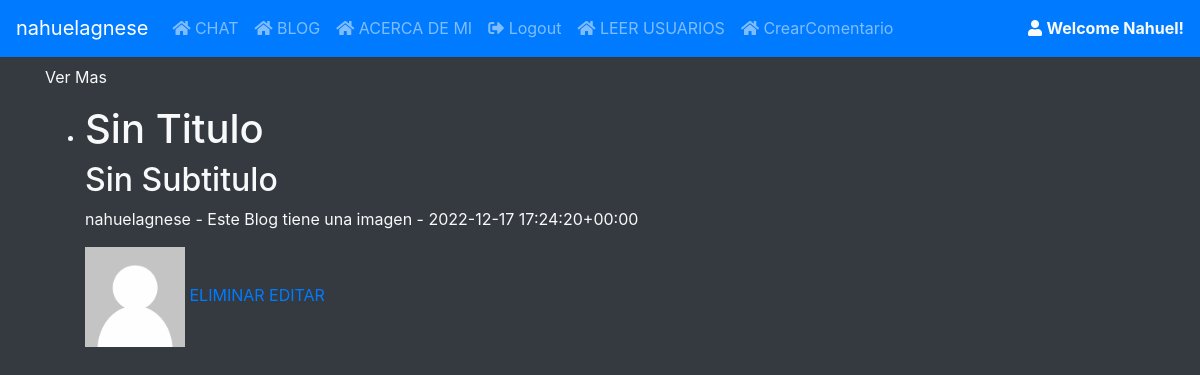
The page /leerMasBlog/2 (signed in) on the database as committed earlier.
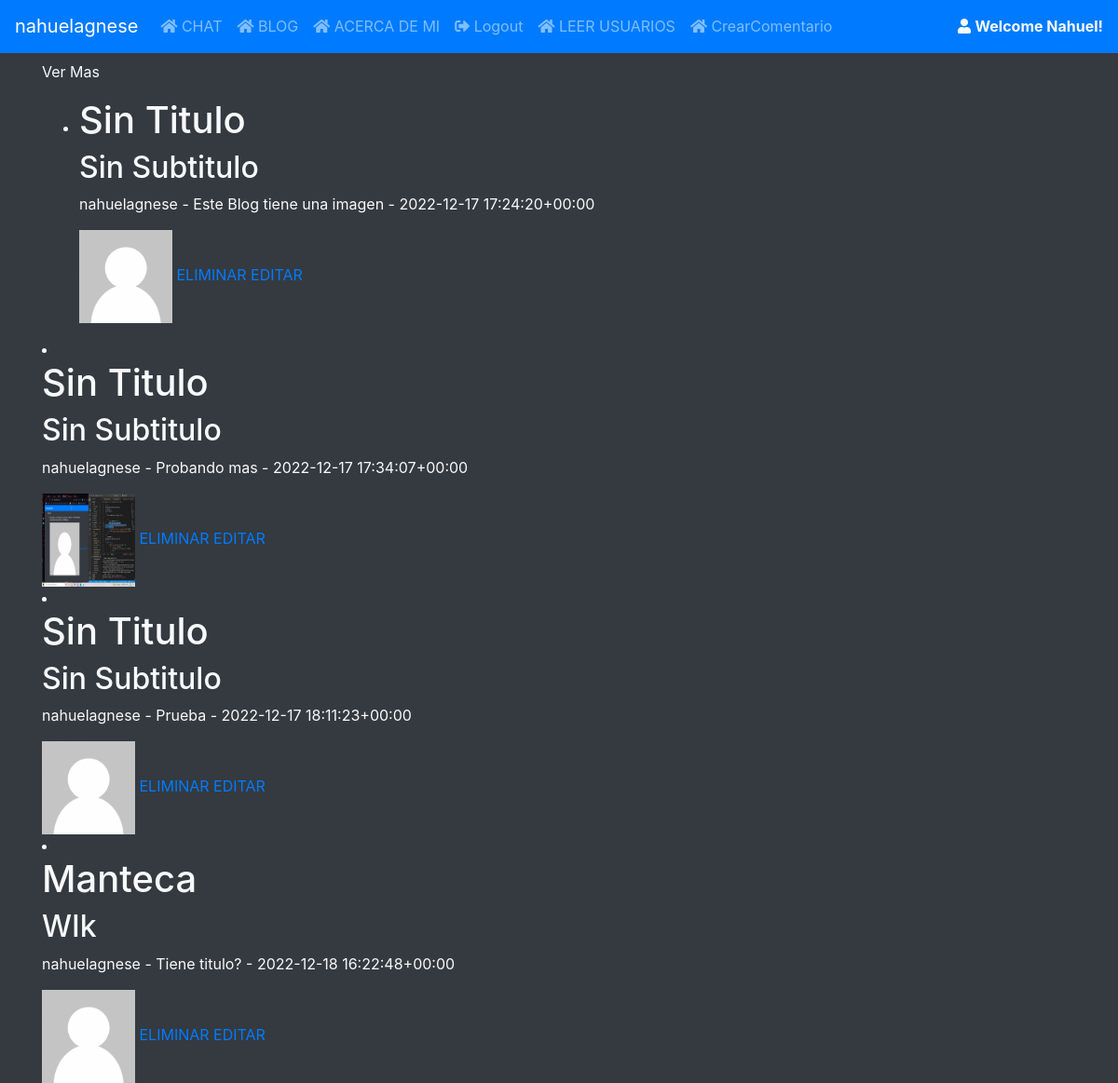
The same page on the database as committed later.
### BLOG/models.py (models this page shows)
class comentarioM(models.Model):
    nombre= models.ForeignKey(User, on_delete=models.CASCADE)
    campo=models.TextField()
    date_created = models.DateTimeField(default=timezone.now())
    imagen =models.ImageField(upload_to="imagenBlog", null=True, blank=True)
    titulo=models.CharField(max_length=50, default="Sin Titulo")
    subtitulo=models.CharField(max_length=50, default="Sin Subtitulo")
    def __str__(self):
        return f"{self.nombre} - {self.campo} - {self.date_created}"

### BLOG/views.py (the view)
# urls.py: path("leerMasBlog/<id>", leerMasBlog.as_view(), name="leerMasBlog"),
class leerMasBlog(LoginRequiredMixin, ListView):
    model= comentarioM
    template_name= "chat/leerMasBlog.html"

### chat/templates/chat/leerMasBlog.html (shortened to what this page needs)
{% extends 'chat/base.html' %} {% load static %} {% block content %}
<p>Ver Mas</p>
<ul>
        {% for comentario in object_list %}
        <li>
            <h1>{{ comentario.titulo }}</h1>
            <h2>{{ comentario.subtitulo }}</h2>
            <p>{{ comentario }}</p>
            {% if comentario.imagen %}
            <img src="{{ comentario.imagen.url }}" style="height: 100px; width: 100px;">
            {% endif %}
            <a href="{% url 'Borrar' comentario.id %}">ELIMINAR</a>
            <a href="{% url 'Editar' comentario.id %}">EDITAR</a>
        </li>
    </ul>
        {% endfor %}
{% endblock %}

### chat/templates/chat/base.html (shortened to what this page needs)
<!DOCTYPE html>
<html lang="en">
{% load static %}
<head>
    <link rel="stylesheet" href="{% static 'css/bootstrap.min.css' %}">
    <link rel="stylesheet" href="{% static 'fontawesome-free/css/all.min.css' %}">
    <link rel="stylesheet" href="{% static 'css/custom.css' %}">
</head>
<body class='bg-dark text-light'>
    <nav class="navbar navbar-expand-lg navbar-dark bg-primary w-100 border-bottom border-primary mb-2" id="top-nav">
        <a class="navbar-brand" href="{% url 'chat-home' %}">{{ user }}</a>
        <div class="collapse navbar-collapse" id="nav-menu">
            <ul class="navbar-nav mr-auto">
                <li class="nav-item {% if page == 'home' %} active {% endif %}">
                    <a class="nav-link" href="{% url 'chat-home' %}"><i class="fa fa-home"></i> CHAT</a>
                </li>
                <li class="nav-item {% if page == 'home' %} active {% endif %}">
                    <a class="nav-link" href="{% url 'Lista' %}"><i class="fa fa-home"></i> BLOG</a>
                </li>
                <li class="nav-item {% if page == 'home' %} active {% endif %}">
                    <a class="nav-link" href="{% url 'aboutMe' %}"><i class="fa fa-home"></i> ACERCA DE MI</a>
                </li>
                <li class="nav-item">
                    <a class="nav-link" href="{% url 'chat-logout' %}"><i class="fa fa-sign-out-alt"></i> Logout</a>
                </li>
               <li>
                <a class="nav-link" href="{% url 'leerUsuarios' %}"><i class="fa fa-home"></i> LEER USUARIOS</a>
               </li>
                <li>
                    <a class="nav-link" href="{% url 'Crear' %}"><i class="fa fa-home"></i> CrearComentario</a>
                </li>
            </ul>
            {% if user.is_authenticated %}
            <span><a class="text-light"  href="{% url 'chat-profile' %}"><i class="fa fa-user"></i> <b>Welcome {{user.first_name}}!</b></a></span> {% endif %}
        </div>
    </nav>
    <div class="container h-100">
        {% block content %}
        {% endblock content %}
    </div>
</body>
</html>

### static/css/custom.css (style rules this page uses)
html, body { height: 100%; width: 100%; }

### chat/templates/chat/base.html (style rules this page uses)
html, body { height: 100%; width: 100%; }

Rows that differ between the two databases and show on the page:
added comentarioM: titulo "Sin Titulo", subtitulo "Sin Subtitulo", nombre+campo+date_created "nahuelagnese - Probando mas - 2022-12-17 17:34:07+00:00", imagen (picture)
added comentarioM: titulo "Sin Titulo", subtitulo "Sin Subtitulo", nombre+campo+date_created "nahuelagnese - Prueba - 2022-12-17 18:11:23+00:00", imagen (picture)
added comentarioM: titulo "Manteca", subtitulo "WIk", nombre+campo+date_created "nahuelagnese - Tiene titulo? - 2022-12-18 16:22:48+00:00", imagen (picture)
